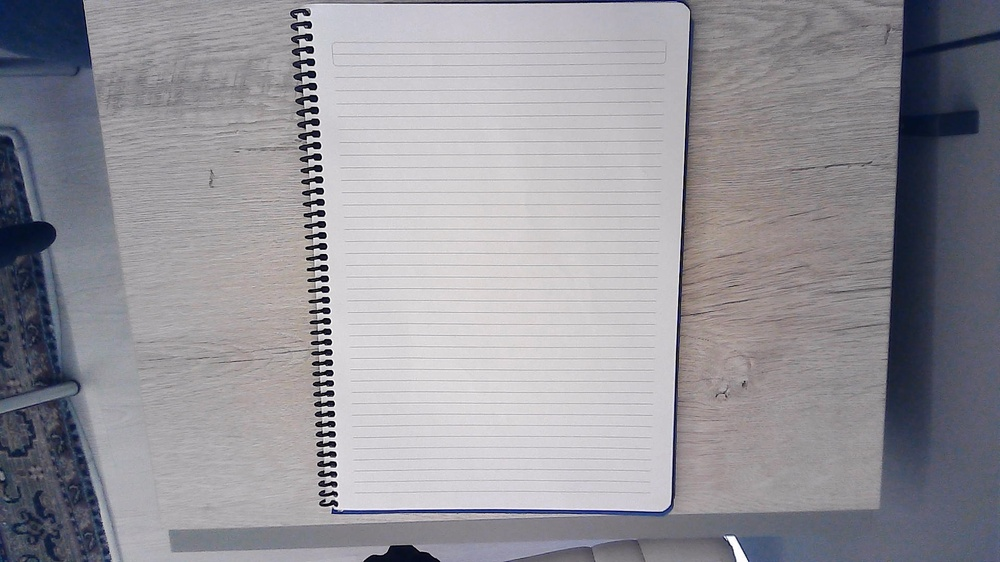
#> input picture foto/alignment2.jpg, 1000 x 562 px, shrunk from 1920 x 1080 before the run, found by its file name
$ python white-black.py
#> lines starting #> are read from the running program, lines starting #| are printed output that depends on the picture; after the words box and inside, x2 and y2 are one past the last pixel; in counts of white or black regions, pixels touching at a corner belong together
import cv2
import numpy as np

def separate_white_and_color(image_path, color_threshold=100):
    # Resmi oku
#> called with image_path = 'foto/alignment2.jpg', color_threshold = 100
    image = cv2.imread(image_path)
#> image is the input picture: shape (562, 1000, 3); mean B, G, R 154, 147.6, 148.8

    # Görüntüyü BGR renk uzayından HSV renk uzayına dönüştür
    hsv_image = cv2.cvtColor(image, cv2.COLOR_BGR2HSV)
#> hsv_image: shape (562, 1000, 3); mean H, S, V 122.9, 25.4, 155.8

    # Daraltılmış beyaz renk aralığını belirle
    lower_white = np.array([0, 0, 200], dtype=np.uint8)
    upper_white = np.array([255, 20, 255], dtype=np.uint8)

    # Belirlenen beyaz aralığındaki pikselleri beyaz olarak işaretle
    white_mask = cv2.inRange(hsv_image, lower_white, upper_white)
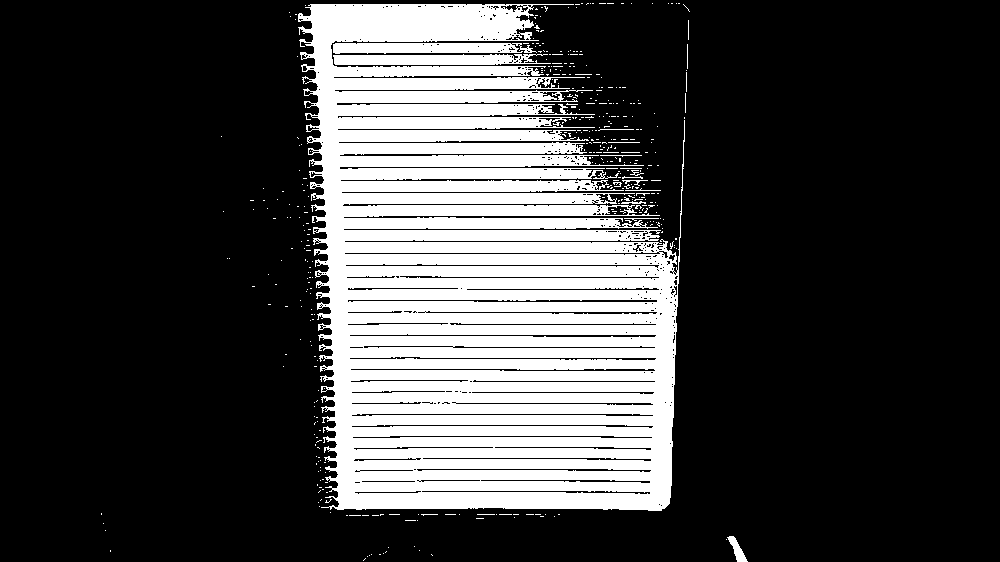
#> white_mask: shape (562, 1000); 25.1% white; 433 white regions (414 under 20 px), largest, box (x1, y1, x2, y2) and area: (298, 4, 685, 511) 135419, (333, 54, 551, 65) 1946, (333, 43, 537, 54) 1889

    # Diğer renkler için ters maske oluştur
    color_mask = cv2.bitwise_not(white_mask)

    # Orijinal görüntü üzerine maskeleme yap
    white_result = cv2.bitwise_and(image, image, mask=white_mask)
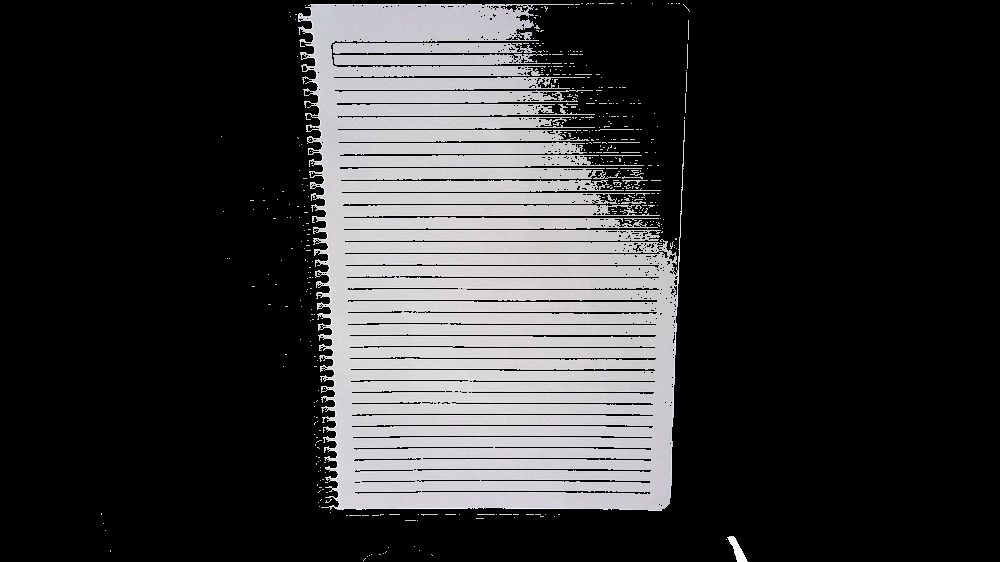
#> white_result: shape (562, 1000, 3); mean B, G, R 53.1, 52.3, 52.8
    color_result = cv2.bitwise_and(image, image, mask=color_mask)
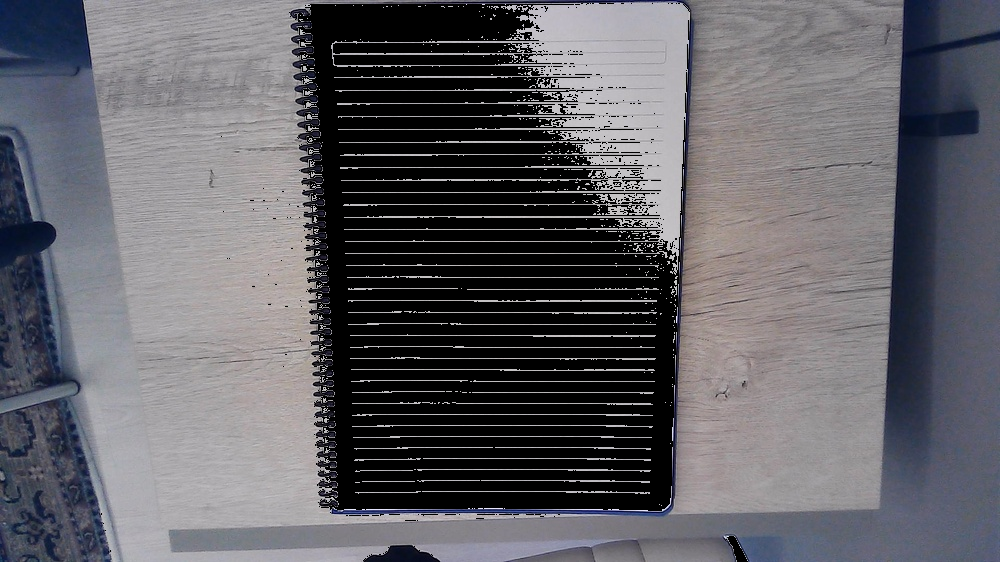
#> color_result: shape (562, 1000, 3); mean B, G, R 100.9, 95.3, 96

    # Sonuçları göster
    cv2.imshow('Original Image', image)
    cv2.imshow('White Areas', white_result)
    cv2.imshow('Colored Areas', color_result)
    cv2.waitKey(0)
    cv2.destroyAllWindows()
# Görüntü dosya yolu
image_path = "foto/alignment2.jpg"

# Beyaz renk için eşik değeri
color_threshold = 100

# Fonksiyonu çağır
separate_white_and_color(image_path, color_threshold)

$ run again, with foto/alignment1.jpg copied over foto/alignment2.jpg
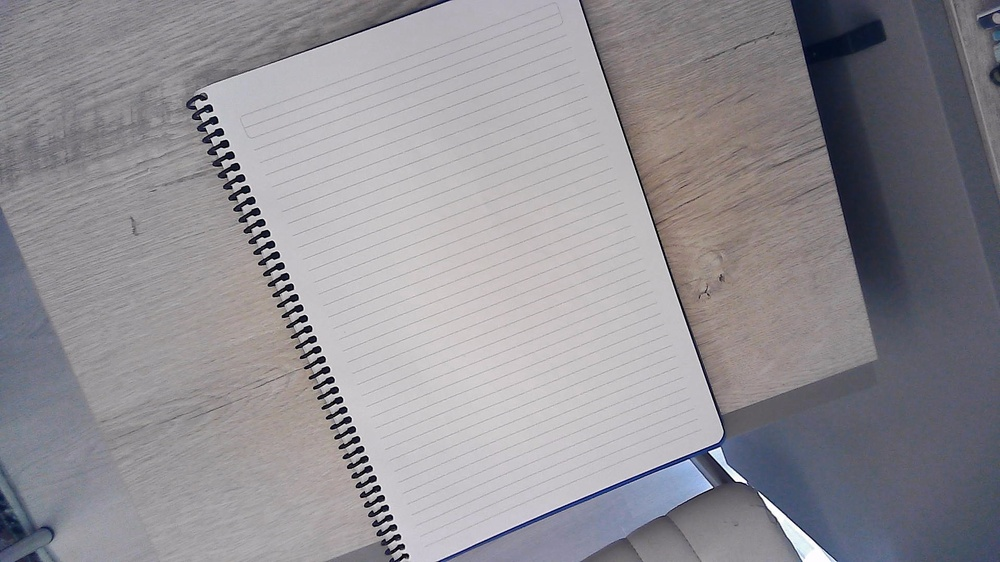
#> input picture foto/alignment1.jpg, 1000 x 562 px, shrunk from 1920 x 1080 before the run, found by its file name
#> in separate_white_and_color, image is the input picture: shape (562, 1000, 3); mean B, G, R 147.8, 142.5, 144.7
#> hsv_image: shape (562, 1000, 3); mean H, S, V 116.5, 21.3, 150.5
#> in separate_white_and_color, `white_mask = cv2.inRange(hsv_image, lower_white, upper_white)`:
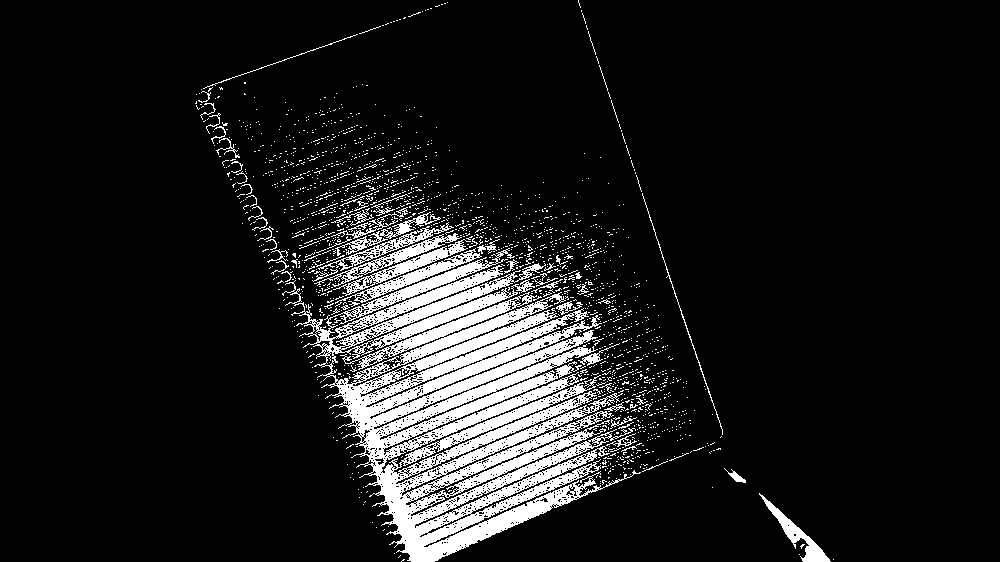
#> white_mask: shape (562, 1000); 10.7% white; 1885 white regions (1816 under 20 px), largest, box (x1, y1, x2, y2) and area: (282, 248, 641, 562) 46187, (335, 248, 482, 304) 1186, (333, 239, 471, 296) 1147
#> in separate_white_and_color, `color_result = cv2.bitwise_and(image, image, mask=color_mask)`:
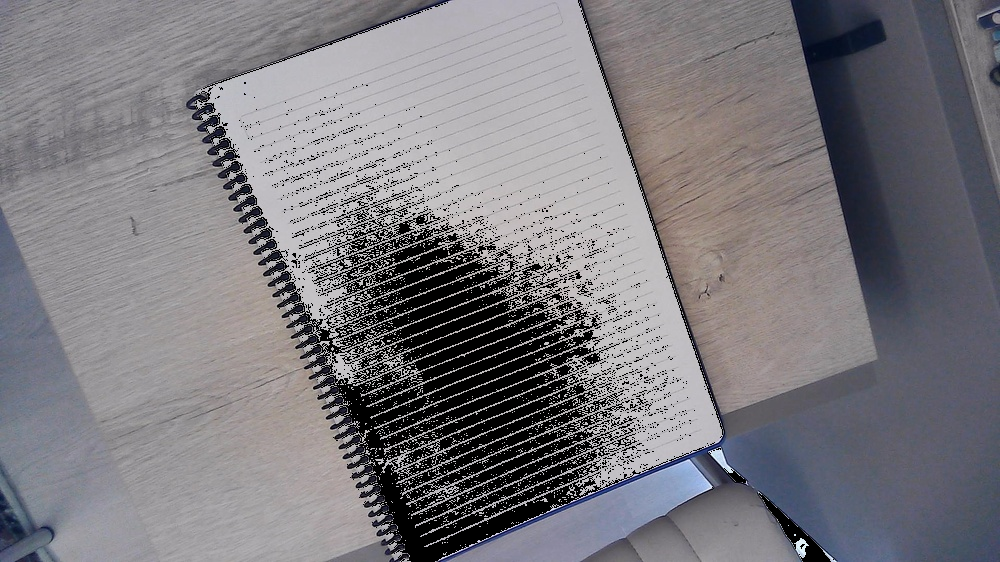
#> color_result: shape (562, 1000, 3); mean B, G, R 126.1, 121.1, 123
